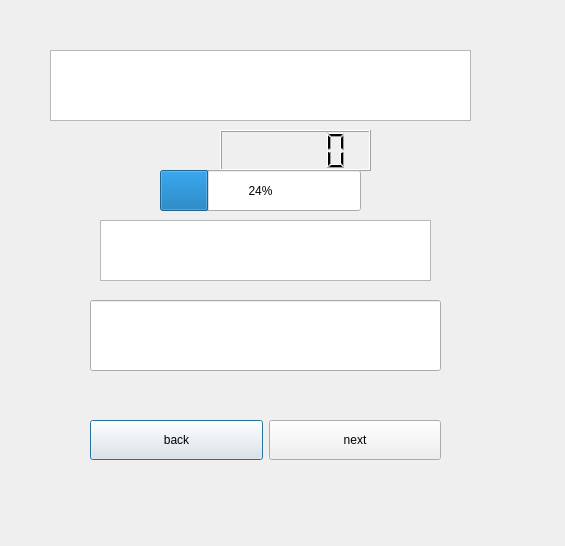
<?xml version="1.0" encoding="UTF-8"?>
<ui version="4.0">
 <class>DoublePlayerDialog</class>
 <widget class="QDialog" name="DoublePlayerDialog">
  <property name="geometry">
   <rect>
    <x>0</x>
    <y>0</y>
    <width>565</width>
    <height>546</height>
   </rect>
  </property>
  <property name="windowTitle">
   <string>Dialog</string>
  </property>
  <widget class="QLCDNumber" name="countdownLcdNumber">
   <property name="geometry">
    <rect>
     <x>220</x>
     <y>130</y>
     <width>151</width>
     <height>41</height>
    </rect>
   </property>
  </widget>
  <widget class="QWidget" name="horizontalLayoutWidget">
   <property name="geometry">
    <rect>
     <x>90</x>
     <y>400</y>
     <width>351</width>
     <height>80</height>
    </rect>
   </property>
   <layout class="QHBoxLayout" name="horizontalLayout">
    <item>
     <widget class="QtMaterialRaisedButton" name="backPushBotton">
      <property name="minimumSize">
       <size>
        <width>0</width>
        <height>40</height>
       </size>
      </property>
      <property name="text">
       <string>back</string>
      </property>
     </widget>
    </item>
    <item>
     <widget class="QtMaterialRaisedButton" name="nextPushButton">
      <property name="minimumSize">
       <size>
        <width>40</width>
        <height>40</height>
       </size>
      </property>
      <property name="text">
       <string>next</string>
      </property>
     </widget>
    </item>
   </layout>
  </widget>
  <widget class="RadiusProgressBar" name="countdownProgressBar">
   <property name="geometry">
    <rect>
     <x>160</x>
     <y>170</y>
     <width>201</width>
     <height>41</height>
    </rect>
   </property>
   <property name="value">
    <number>24</number>
   </property>
  </widget>
  <widget class="QtMaterialTextField" name="wordLineEdit">
   <property name="geometry">
    <rect>
     <x>90</x>
     <y>300</y>
     <width>351</width>
     <height>71</height>
    </rect>
   </property>
   <property name="text">
    <string/>
   </property>
  </widget>
  <widget class="QTextBrowser" name="wordTextBrowser">
   <property name="geometry">
    <rect>
     <x>100</x>
     <y>220</y>
     <width>331</width>
     <height>61</height>
    </rect>
   </property>
  </widget>
  <widget class="QTextBrowser" name="cardTextBrowser">
   <property name="geometry">
    <rect>
     <x>50</x>
     <y>50</y>
     <width>421</width>
     <height>71</height>
    </rect>
   </property>
  </widget>
 </widget>
 <customwidgets>
  <customwidget>
   <class>QtMaterialRaisedButton</class>
   <extends>QPushButton</extends>
   <header location="global">qtmaterialraisedbutton.h</header>
  </customwidget>
  <customwidget>
   <class>QtMaterialTextField</class>
   <extends>QLineEdit</extends>
   <header location="global">qtmaterialtextfield.h</header>
  </customwidget>
  <customwidget>
   <class>RadiusProgressBar</class>
   <extends>QProgressBar</extends>
   <header location="global">ui/radiusprogressbar.h</header>
  </customwidget>
 </customwidgets>
 <resources/>
 <connections/>
</ui>
